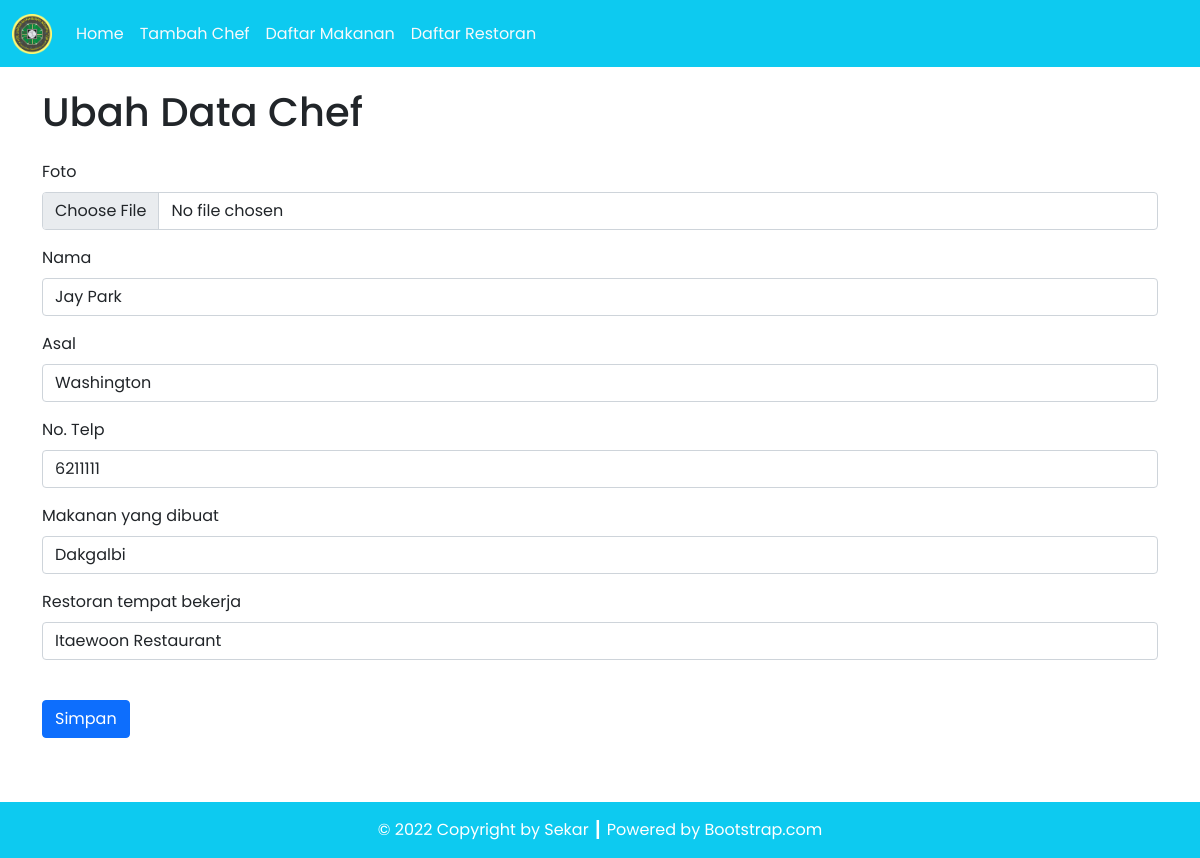
The app's page /Source_Code/Program/dpbo_tp3/UpdateChef.php?id=5 with its own data.
### tables this page shows
CREATE TABLE `chef` (
  `id_chef` int(11) NOT NULL AUTO_INCREMENT,
  `foto_chef` varchar(255) NOT NULL,
  `name_chef` varchar(100) NOT NULL,
  `asal_chef` varchar(50) NOT NULL,
  `telp_chef` int(20) NOT NULL,
  `id_food` int(11) DEFAULT NULL,
  `id_resto` int(11) DEFAULT NULL,
  PRIMARY KEY (`id_chef`),
  KEY `FOODD` (`id_food`),
  KEY `RESTOO` (`id_resto`),
  CONSTRAINT `FOODD` FOREIGN KEY (`id_food`) REFERENCES `food` (`id_food`) ON DELETE CASCADE ON UPDATE CASCADE,
  CONSTRAINT `RESTOO` FOREIGN KEY (`id_resto`) REFERENCES `resto` (`id_resto`) ON DELETE CASCADE ON UPDATE CASCADE
);

### Source_Code/Program/dpbo_tp3/config/db.php (called while the page is built)
<?php
$DB_HOST = "localhost";
$DB_USERNAME = "root";
$DB_PASSWORD = "";
$DB_NAME = "db_chef";

### Source_Code/Program/dpbo_tp3/classes/DB.php (called while the page is built, shortened)
<?php
class DB
{
    private $hostname;
    private $username;
    private $password;
    private $dbname;
    private $conn;
    private $result;
    function __construct($hostname, $username, $password, $dbname)
    {
        $this->hostname = $hostname;
        $this->username = $username;
        $this->password = $password;
        $this->dbname = $dbname;
    }
    function open()
    {
        $this->conn = mysqli_connect($this->hostname, $this->username, $this->password, $this->dbname);
    }
    function execute($query)
    {
        $this->result = mysqli_query($this->conn, $query);
    }
    function getResult()
    {
        return mysqli_fetch_array($this->result);
    }
    function getFoodArray()
    {
        $query = "SELECT id_food, name_food FROM food";
        $this->execute($query);
        $data = array();
        while ($row = mysqli_fetch_assoc($this->result)) {
            $data[] = $row;
        }
        return $data;
    }
    function getRestoArray()
    {
        $query = "SELECT id_resto, name_resto FROM resto";
        $this->execute($query);
        $data = array();
        while ($row = mysqli_fetch_assoc($this->result)) {
            $data[] = $row;
        }
        return $data;
    }
}

### Source_Code/Program/dpbo_tp3/classes/Chef.php (called while the page is built, shortened)
<?php
class Chef extends DB
{
    function getChefById($id)
    {
        $query = "SELECT * FROM chef JOIN food ON chef.id_food=food.id_food JOIN resto ON chef.id_resto=resto.id_resto WHERE id_chef=$id";
        return $this->execute($query);
    }
}

### Source_Code/Program/dpbo_tp3/updateChef.php (the view, shortened to what this page needs)
<?php
include('config/db.php');
include('classes/DB.php');
include('classes/Resto.php');
include('classes/Chef.php');
$chef = new Chef($DB_HOST, $DB_USERNAME, $DB_PASSWORD, $DB_NAME);
$chef->open();
if (isset($_GET['id'])) {
    $id = $_GET['id'];
    if ($id > 0) {
        $chef->getChefById($id);
        $row = $chef->getResult();
        $namaChef = $row['name_chef'];
        $asalChef = $row['asal_chef'];
        $telpChef = $row['telp_chef'];
        $selectedFoodId = $row['id_food'];
        $selectedRestoId = $row['id_resto'];
        $food = new Food($DB_HOST, $DB_USERNAME, $DB_PASSWORD, $DB_NAME);
        $resto = new Resto($DB_HOST, $DB_USERNAME, $DB_PASSWORD, $DB_NAME);
        $food->open();
        $resto->open();
        $foods = $food->getFoodArray();
        $restos = $resto->getRestoArray();
        $options_food = '';
        foreach ($foods as $food) {
            $selected = ($food['id_food'] == $selectedFoodId) ? 'selected' : '';
            $options_food .= '<option value="' . $food['id_food'] . '" ' . $selected . '>' . $food['name_food'] . '</option>';
        }
        $options_resto = '';
        foreach ($restos as $resto) {
            $selected = ($resto['id_resto'] == $selectedRestoId) ? 'selected' : '';
            $options_resto .= '<option value="' . $resto['id_resto'] . '" ' . $selected . '>' . $resto['name_resto'] . '</option>';
        }
        $form = '
        <input type="hidden" name="id" value="' . $id . '">
        <div class="mb-3">
            <label for="foto_chef" class="form-label">Foto</label>
            <input type="file" class="form-control" id="foto_chef" name="foto_chef" accept="image/*">
        </div>
        <div class="mb-3">
            <label for="name_chef" class="form-label">Nama</label>
            <input type="text" class="form-control" id="name_chef" name="name_chef" value="' . $namaChef . '" required>
        </div>
        <div class="mb-3">
            <label for="asal_chef" class="form-label">Asal</label>
            <input type="text" class="form-control" id="asal_chef" name="asal_chef" value="' . $asalChef . '" required>
        </div>
        <div class="mb-3">
            <label for="telp_chef" class="form-label">No. Telp</label>
            <input type="text" class="form-control" id="telp_chef" name="telp_chef" value="' . $telpChef . '" required>
        </div>
        <div class="mb-3">
            <label for="food" class="form-label">Makanan yang dibuat</label>
            <select class="form-control" id="food" name="food" required>
                ' . $options_food . '
            </select>
        </div>
        <div class="mb-3">
            <label for="resto" class="form-label">Restoran tempat bekerja</label>
            <select class="form-control" id="resto" name="resto" required>
                ' . $options_resto . '
            </select>
        </div>
        ';
    }
}

### records on screen
chef: name_chef "Jay Park", asal_chef "Washington", telp_chef "6211111"

### other values on screen
$this->content "Home Tambah Chef Daftar Makanan Daftar Restoran Ubah Data Chef Simpan © 2022 Copyright by Sekar ┃ Powered by Bootstrap.com"
form field food "Dakgalbi"
form field resto "Itaewoon Restaurant"
